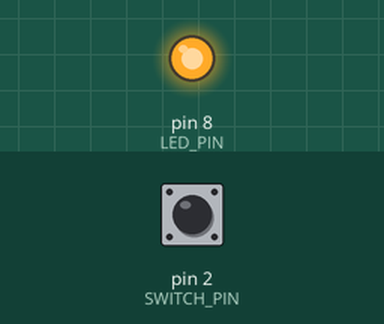
This sketch was run on a simulated Arduino Uno, built with avr-gcc and run on an emulated ATmega328P. On the bench: output pins drawn as LEDs (lit = HIGH). Inputs (shaded band) come from the test bench; at power-on: pin 2 (SWITCH_PIN) HIGH.

Above: at 1.2 s.
1.3 s: pin 2 (SWITCH_PIN) pulled LOW for 0.15 s
At 1.37 s:
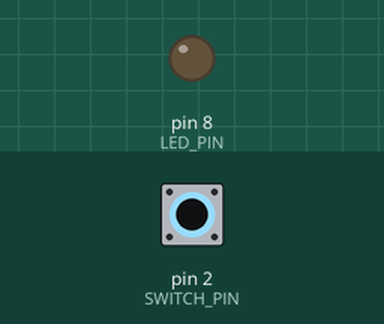
2.9 s: pin 2 (SWITCH_PIN) pulled LOW for 3.2 s
At 7.0 s:
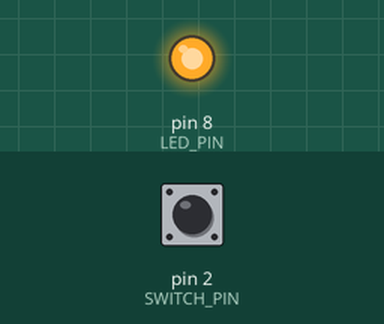
Timing chart, 0 to 8.5 s (numbered marks = the images above; inputs shaded):
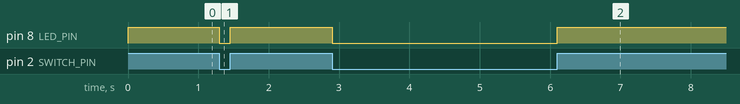

Measured:
- after the input at 1.3 s, pin 8 (LED_PIN): HIGH → LOW at once, → HIGH 0.15 s later
- after the input at 2.9 s, pin 8 (LED_PIN): HIGH → LOW at once, → HIGH 3.2 s later

The sketch:

lesson08_tiltballswitch.ino
```cpp
#define SWITCH_PIN 2
#define LED_PIN 8

void setup() {
    pinMode(LED_PIN, OUTPUT);
    pinMode(SWITCH_PIN, INPUT);
}

void loop() {
    int inputValue = digitalRead(SWITCH_PIN);
    digitalWrite(LED_PIN, inputValue);
}
```
